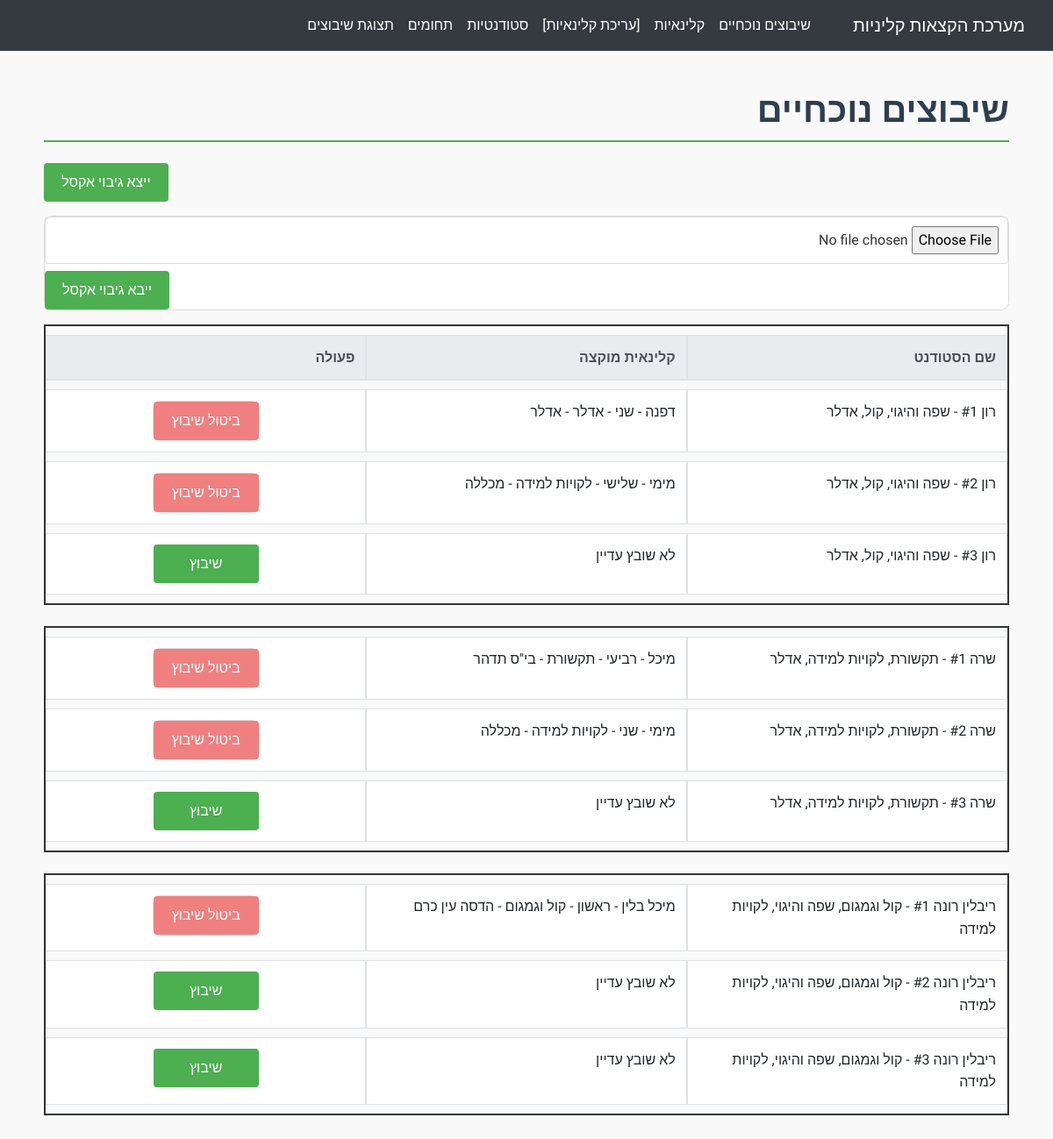
The app's page /current_assignments with its own data.
### app/models.py (models this page shows)
class Student(db.Model):
    id = db.Column(db.Integer, primary_key=True)
    name = db.Column(db.String(100), nullable=False)
    preferred_field_id_1 = db.Column(db.Integer, db.ForeignKey('field.id'), nullable=False)
    preferred_field_1 = db.relationship('Field', foreign_keys=[preferred_field_id_1], backref='students_1')
    preferred_field_id_2 = db.Column(db.Integer, db.ForeignKey('field.id'), nullable=False)
    preferred_field_2 = db.relationship('Field', foreign_keys=[preferred_field_id_2], backref='students_2')
    preferred_field_id_3 = db.Column(db.Integer, db.ForeignKey('field.id'), nullable=False)
    preferred_field_3 = db.relationship('Field', foreign_keys=[preferred_field_id_3], backref='students_3')
    preferred_practice_area = db.Column(db.String(100), nullable=False)

class ClinicalInstructor(db.Model):
    id = db.Column(db.Integer, primary_key=True)
    name = db.Column(db.String(100), nullable=False)
    practice_location = db.Column(db.String(100), nullable=False)
    area_of_expertise_id = db.Column(db.Integer, db.ForeignKey('field.id'), nullable=False)
    area_of_expertise = db.relationship('Field', backref='instructors')
    city = db.Column(db.String(100), nullable=False)
    address = db.Column(db.String(100), nullable=False)
    phone = db.Column(db.String(20), nullable=False)
    email = db.Column(db.String(100), nullable=False)
    relevant_semesters = db.Column(db.String(100), nullable=False)
    years_of_experience = db.Column(db.Integer, nullable=False)
    available_days_to_assign = db.Column(db.String(100), nullable=False)
    max_students_per_day = db.Column(db.Integer, nullable=False)
    color = db.Column(db.String(7), nullable=False, default='#FFFFFF')  # Default to white

class Assignment(db.Model):
    id = db.Column(db.Integer, primary_key=True)
    student_id = db.Column(db.Integer, db.ForeignKey('student.id'), nullable=False)
    instructor_id = db.Column(db.Integer, db.ForeignKey('clinical_instructor.id'), nullable=False)
    assigned_day = db.Column(db.String(20), nullable=False)
    instructor = db.relationship('ClinicalInstructor', backref='assignments')
    student = db.relationship('Student', backref='assignments')

class Field(db.Model):
    id = db.Column(db.Integer, primary_key=True)
    name = db.Column(db.String(100), unique=True, nullable=False)

### app/routes.py (the view)
@bp.route('/current_assignments')
def current_assignments():
    students = Student.query.all()
    assignments = Assignment.query.all()
    student_assignments = {}
    for student in students:
        student_assignments[student.id] = {
            'name': student.name,
            'preferred_fields': [
                student.preferred_field_1.name if student.preferred_field_1 else '',
                student.preferred_field_2.name if student.preferred_field_2 else '',
                student.preferred_field_3.name if student.preferred_field_3 else ''
            ],
            'assignments': [None, None, None]  # Placeholder for three assignments
        }
    for assignment in assignments:
        student_id = assignment.student_id
        student_data = student_assignments[student_id]
        for i, preferred_field in enumerate(student_data['preferred_fields']):
            if len(student_data['assignments']) > i and student_data['assignments'][i] is None:
                student_data['assignments'][i] = assignment
                break
    return render_template('current_assignments.html', student_assignments=student_assignments)

### app/templates/current_assignments.html (shortened to what this page needs)
{% extends "base.html" %}
{% block content %}
<h1 class="mb-4 text-right">שיבוצים נוכחיים</h1>
<a href="{{ url_for('main.export_backup_excel') }}" class="btn btn-secondary mb-3">ייצא גיבוי אקסל</a>
<form action="{{ url_for('main.import_backup_excel') }}" method="post" enctype="multipart/form-data" class="mb-3">
    <input type="file" name="file" class="form-control-file mb-2" required>
    <button type="submit" class="btn btn-warning">ייבא גיבוי אקסל</button>
</form>
{% for student_id, student_data in student_assignments.items() %}
<table class="table table-bordered mb-4 current-assignments-table" dir="rtl">
    {% if loop.first %}
    <thead class="thead-light">
        <tr>
            <th class="text-right">שם הסטודנט</th>
            <th class="text-right">קלינאית מוקצה</th>
            <th class="text-right">פעולה</th>
        </tr>
    </thead>
    {% endif %}
    <tbody>
        {% for i in range(3) %}
        <tr>
            <td class="text-right">{{ student_data.name }} #{{ i + 1 }} - {{ student_data.preferred_fields | join(', ') }}</td>
            {% if student_data.assignments[i] %}
                {% set reason = student_data.assignments[i].instructor.area_of_expertise.name not in student_data.preferred_fields and 'table-warning' %}
                <td class="text-right {{ reason }}">
                    {{ student_data.assignments[i].instructor.name }} -
                    {{ student_data.assignments[i].assigned_day }} -
                    {{ student_data.assignments[i].instructor.area_of_expertise.name }} - {{ student_data.assignments[i].instructor.practice_location }}
                </td>
                <td class="text-center">
                    <form method="post" action="{{ url_for('main.remove_assignment', assignment_id=student_data.assignments[i].id) }}">
                        <button type="submit" class="btn btn-danger">ביטול שיבוץ</button>
                    </form>
                </td>
            {% else %}
                <td class="text-right">לא שובץ עדיין</td>
                <td class="text-center">
                    <div class="student-container">
                        <div class="student" onmouseover="fetchInstructors('{{ student_id }}', this.querySelector('.instructors-tooltip'))" data-student-id="{{ student_id }}">
                            <a href="{{ url_for('main.assign_instructor', student_id=student_id) }}" class="btn btn-primary">שיבוץ</a>
                        </div>
                    </div>
                </td>
            {% endif %}
        </tr>
        {% endfor %}
    </tbody>
</table>
{% endfor %}
{% endblock %}

### app/static/css/styles.css (style rules this page uses)
:root { --primary-color: #4CAF50; --secondary-color: #FFC107; --light-gray: #f2f2f2; --white: #ffffff; --light-green: lightgreen; --light-coral: lightcoral; --heading-color: #2c3e50; }
body { font-family: 'Alef', 'Roboto', sans-serif; background-color: #F9F9F9; color: #333333; margin: 0; padding: 0; line-height: 1.6; direction: rtl; }
h1, h2, h3 { color: var(--heading-color); font-weight: 700; font-family: 'Alef', 'Roboto', sans-serif; margin-bottom: 20px; }
h1 { font-size: 2.5rem; border-bottom: 2px solid var(--primary-color); padding-bottom: 10px; }
.table { margin-bottom: 20px; border-collapse: separate; border-spacing: 0 10px; }
.table th, .table td { padding: 12px; text-align: right; background-color: var(--white); border-bottom: 1px solid #dddddd; }
.table thead { background-color: var(--primary-color); color: var(--white); }
button, .btn { background-color: var(--primary-color) !important; color: var(--white) !important; border-radius: 4px; padding: 10px 20px; font-family: 'Alef', 'Roboto', sans-serif; font-weight: 500; transition: background-color 0.3s ease; border: none; }
.btn-danger { background-color: var(--light-coral) !important; border: none !important; }
.btn-primary, .btn-danger { min-width: 120px; }
.table td .btn { margin: 0; padding: 10px 20px; border: none; }
form { background-color: var(--white); padding: 20px; border: 1px solid #dddddd; margin-bottom: 20px; border-radius: 10px; }
input[type="text"], input[type="number"], select, input[type="email"], input[type="file"], .form-control { width: 100%; padding: 10px; margin-bottom: 10px; border: 1px solid #dddddd; border-radius: 4px; }
.student { position: relative; display: inline-block; cursor: pointer; }
.current-assignments-table { border: 2px solid #333; }
.current-assignments-table th, .current-assignments-table td { border-width: 1px; border-color: #dee2e6; }
.current-assignments-table th, .current-assignments-table td { width: 33.33%; }
.text-center { text-align: center; vertical-align: middle; }
.text-right { text-align: right; direction: rtl; }
.text-center form { display: inline-block; }
.student-container { display: flex; justify-content: center; align-items: center; height: 100%; }
.student { display: inline-block; }
form { margin: 0; padding: 0; }
.text-right { text-align: right; }

### records on screen
Student: name "רון" "רון" "רון"
ClinicalInstructor: name "דפנה", practice_location "אדלר"
Assignment: assigned_day "שני"
Field: name "אדלר"
ClinicalInstructor: name "מימי" "מימי", practice_location "מכללה" "מכללה"
Assignment: assigned_day "שלישי"
Field: name "לקויות למידה" "לקויות למידה"
Student: name "שרה" "שרה" "שרה"
ClinicalInstructor: name "מיכל", practice_location "בי\"ס תדהר"
Assignment: assigned_day "רביעי"
Field: name "תקשורת"
Assignment: assigned_day "שני"
Student: name "ריבלין רונה" "ריבלין רונה" "ריבלין רונה"
ClinicalInstructor: name "מיכל בלין", practice_location "הדסה עין כרם"
Assignment: assigned_day "ראשון"
Field: name "קול וגמגום"

### other values on screen
{{ student_data.preferred_fields | join(', ') }} "שפה והיגוי, קול, אדלר" "שפה והיגוי, קול, אדלר" "שפה והיגוי, קול, אדלר" "תקשורת, לקויות למידה, אדלר" "תקשורת, לקויות למידה, אדלר" "תקשורת, לקויות למידה, אדלר" "קול וגמגום, שפה והיגוי, לקויות למידה" "קול וגמגום, שפה והיגוי, לקויות למידה" "קול וגמגום, שפה והיגוי, לקויות למידה"
{{ i + 1 }} "1" "2" "3"
